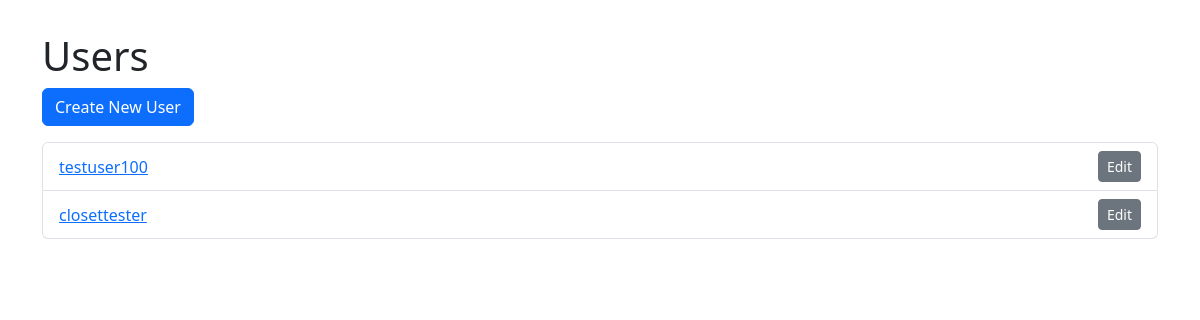
Before: /users/ with the older database file.
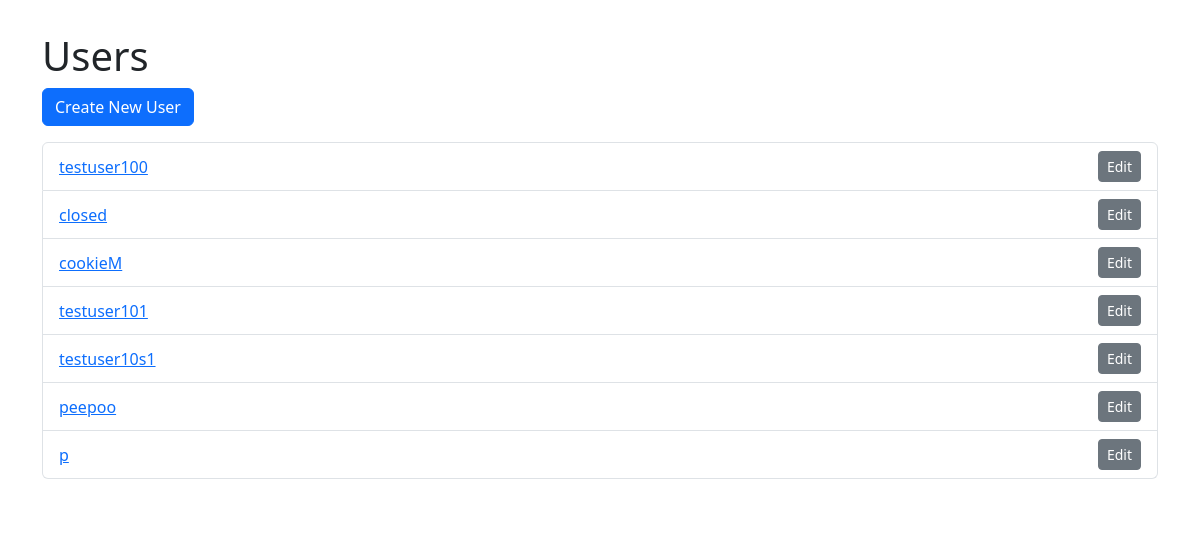
After: the same page with the newer database file.
### tables this page shows
CREATE TABLE users (
                id INTEGER PRIMARY KEY AUTOINCREMENT,
                username TEXT UNIQUE NOT NULL,
                email TEXT NOT NULL,
                password TEXT NOT NULL
            );

### controllers/User_Controller.py (the view)
@user_routes.route('/', endpoint='index')
def index():
    users = User_Model.get_all()
    return render_template('user/index.html', users=users)

### models/User_Model.py (called while the page is built)
    @classmethod
    def get_all(cls):
        with sqlite3.connect(cls.DB_PATH) as conn:
            cursor = conn.cursor()
            cursor.execute("SELECT * FROM users")
            rows = cursor.fetchall()
            return [
                {"id": row[0], "username": row[1], "email": row[2], "password": row[3]}
                for row in rows
            ]

### templates/user/index.html (shortened to what this page needs)
<!DOCTYPE html>
<html lang="en">
<head>
    <link rel="stylesheet" href="/static/css/styles.css">
    <link rel="stylesheet" href="https://cdn.jsdelivr.net/npm/bootstrap@5.3.0/dist/css/bootstrap.min.css">
</head>
<body>
<div class="container">
    <h1>Users</h1>
    <a class="btn btn-primary mb-3" href="{{ url_for('user_routes.create') }}">Create New User</a>
    <ul class="list-group">
        {% for user in users %}
        <li class="list-group-item d-flex justify-content-between align-items-center">
            <a href="{{ url_for('user_routes.detail', user_id=user['id']) }}">{{ user['username'] }}</a>
            <a class="btn btn-sm btn-secondary" href="{{ url_for('user_routes.edit', user_id=user['id']) }}">Edit</a>
        </li>
        {% endfor %}
    </ul>
</div>
</body>
</html>

Changed rows visible on the page:
changed users: username "closettester" → "closed"
added users: username "cookieM"
added users: username "testuser101"
added users: username "testuser10s1"
added users: username "peepoo"
added users: username "p"
